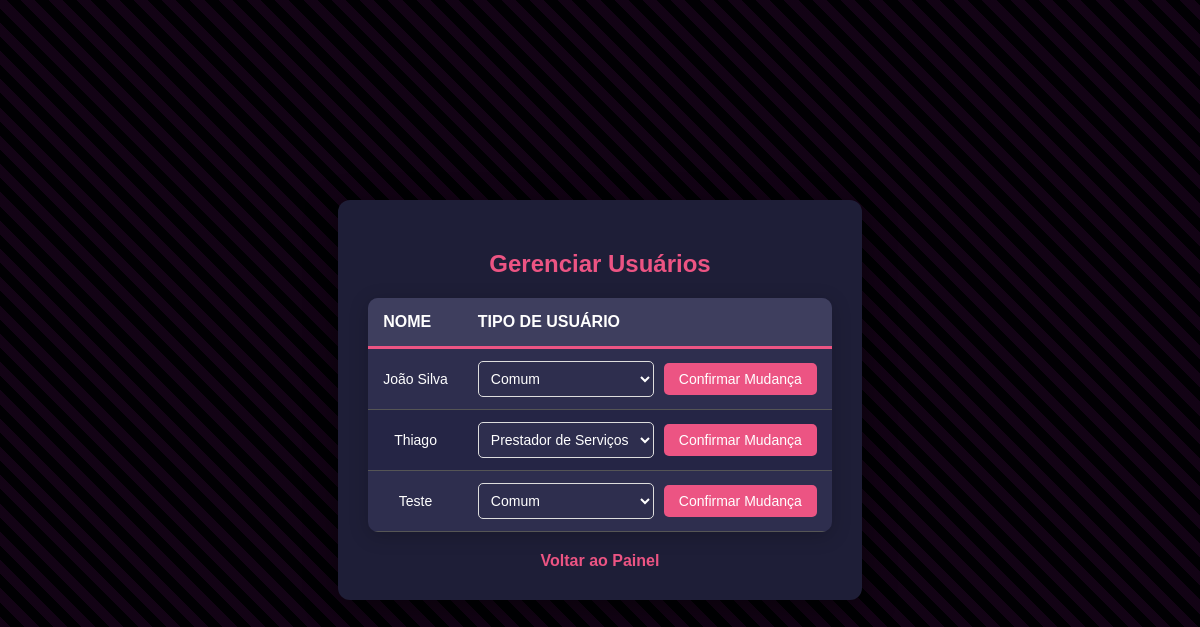
Page /gerenciar_usuarios.php (signed in) on the committed database.
### tables this page shows
CREATE TABLE `usuario` (
  `id_usuario` int(11) NOT NULL AUTO_INCREMENT,
  `nome` varchar(100) NOT NULL,
  `email` varchar(100) NOT NULL,
  `cpf` char(11) DEFAULT NULL,
  `nascimento` date DEFAULT NULL,
  `telefone` varchar(15) DEFAULT NULL,
  `senha` varchar(255) NOT NULL,
  `tipo` enum('Administrador','Usuário Comum','Prestador de Serviços') DEFAULT 'Usuário Comum',
  `imagemDocumento` blob NOT NULL,
  `imagemEndereco` blob NOT NULL,
  `cep` char(9) NOT NULL,
  `endereco` varchar(255) NOT NULL,
  `numero` char(6) DEFAULT NULL,
  `complemento` varchar(100) DEFAULT NULL,
  `bairro` varchar(255) NOT NULL,
  `cidade` varchar(255) NOT NULL,
  `status` enum('Ativo','Inativo') DEFAULT 'Ativo',
  `data_criacao` timestamp NOT NULL DEFAULT current_timestamp(),
  PRIMARY KEY (`id_usuario`),
  UNIQUE KEY `email` (`email`),
  UNIQUE KEY `cpf` (`cpf`)
);

### gerenciar_usuarios.php (the view, shortened to what this page needs)
<?php
require('conexao.php');
$id_admin = $_SESSION['id_usuario'];
$sql_cidade = "SELECT cidade FROM usuario WHERE id_usuario = :id_usuario";
$stmt_cidade = $pdo->prepare($sql_cidade);
$stmt_cidade->execute(['id_usuario' => $id_admin]);
$admin = $stmt_cidade->fetch(PDO::FETCH_ASSOC);
$cidade_admin = $admin['cidade'];
$sql_usuarios = "SELECT id_usuario, nome, tipo FROM usuario WHERE cidade = :cidade AND tipo != 'Administrador'";
$stmt_usuarios = $pdo->prepare($sql_usuarios);
$stmt_usuarios->execute(['cidade' => $cidade_admin]);
$usuarios = $stmt_usuarios->fetchAll(PDO::FETCH_ASSOC);
?>
<!DOCTYPE html>
<html lang="pt-BR">
<head>
    <link rel="stylesheet" href="css/gerenciar_usuarios.css">
</head>
<body>
    <div class="container">
        <h2>Gerenciar Usuários</h2>
        <?php if (count($usuarios) > 0): ?>
            <table>
                <thead>
                    <tr>
                        <th>Nome</th>
                        <th>Tipo de Usuário</th>
                    </tr>
                </thead>
                <tbody>
                    <?php foreach ($usuarios as $usuario): ?>
                        <tr>
                            <td><?php echo htmlspecialchars($usuario['nome']); ?></td>
                            <td>
                                <form method="POST" onsubmit="return confirmarMudanca()">
                                    <select name="tipo" onchange="this.form.submit()">
                                        <option value="Comum" <?php if ($usuario['tipo'] == 'Comum') echo 'selected'; ?>>Comum</option>
                                        <option value="Prestador de Serviços" <?php if ($usuario['tipo'] == 'Prestador de Serviços') echo 'selected'; ?>>Prestador de Serviços</option>
                                    </select>
                                    <button type="submit">Confirmar Mudança</button>
                                </form>
                            </td>
                        </tr>
                    <?php endforeach; ?>
                </tbody>
            </table>
            <div class="back-link">
    <a href="admin.php">Voltar ao Painel</a>
</div>
        <?php else: ?>
            <p>Não há usuários na sua cidade no momento.</p>
        <?php endif; ?>
    </div>
</body>
</html>

### css/gerenciar_usuarios.css (style rules this page uses)
body { font-family: 'Arial', sans-serif; background: repeating-linear-gradient( 45deg, #ec5483, #ec5483 10px, #0a0514 10px, #0a0514 20px ) #0a0514; background-blend-mode: overlay; color: #ffffff; margin: 0; padding: 0; display: flex; justify-content: center; align-items: center; min-height: 100vh; }
.container { margin: 20px; background-color: #1e1e37; padding: 30px; border-radius: 12px; box-shadow: 0 8px 30px rgba(0, 0, 0, 0.5); width: auto; max-width: 95%; text-align: center; overflow-x: auto; }
h2 { font-size: 24px; color: #ec5483; margin-bottom: 20px; }
table { width: 100%; table-layout: auto; border-collapse: collapse; margin-bottom: 20px; background-color: #2e2e4e; border-radius: 10px; overflow: hidden; box-shadow: 0 4px 20px rgba(0, 0, 0, 0.2); }
th { background-color: #3e3e5e; color: #ffffff; text-align: left; padding: 15px; font-size: 16px; text-transform: uppercase; border-bottom: 3px solid #ec5483; }
td { padding: 12px 15px; color: #ffffff; font-size: 14px; border-bottom: 1px solid #555; word-wrap: break-word; }
tr:nth-child(even) { background-color: #252545; }
form { display: flex; gap: 10px; align-items: center; }
form select { padding: 8px; font-size: 14px; border-radius: 5px; border: 1px solid #ddd; background-color: #2e2e4e; color: #ffffff; cursor: pointer; }
form button { padding: 8px 15px; font-size: 14px; border-radius: 5px; background-color: #ec5483; color: white; border: none; cursor: pointer; transition: background-color 0.3s, box-shadow 0.3s; }
.back-link { margin-top: 20px; font-size: 16px; text-align: center; display: block; }
.back-link a { text-decoration: none; color: #ec5483; font-weight: bold; }

### rows in the picture
usuario: nome "João Silva"
usuario: nome "Thiago", tipo "Prestador de Serviços"
usuario: nome "Teste"
